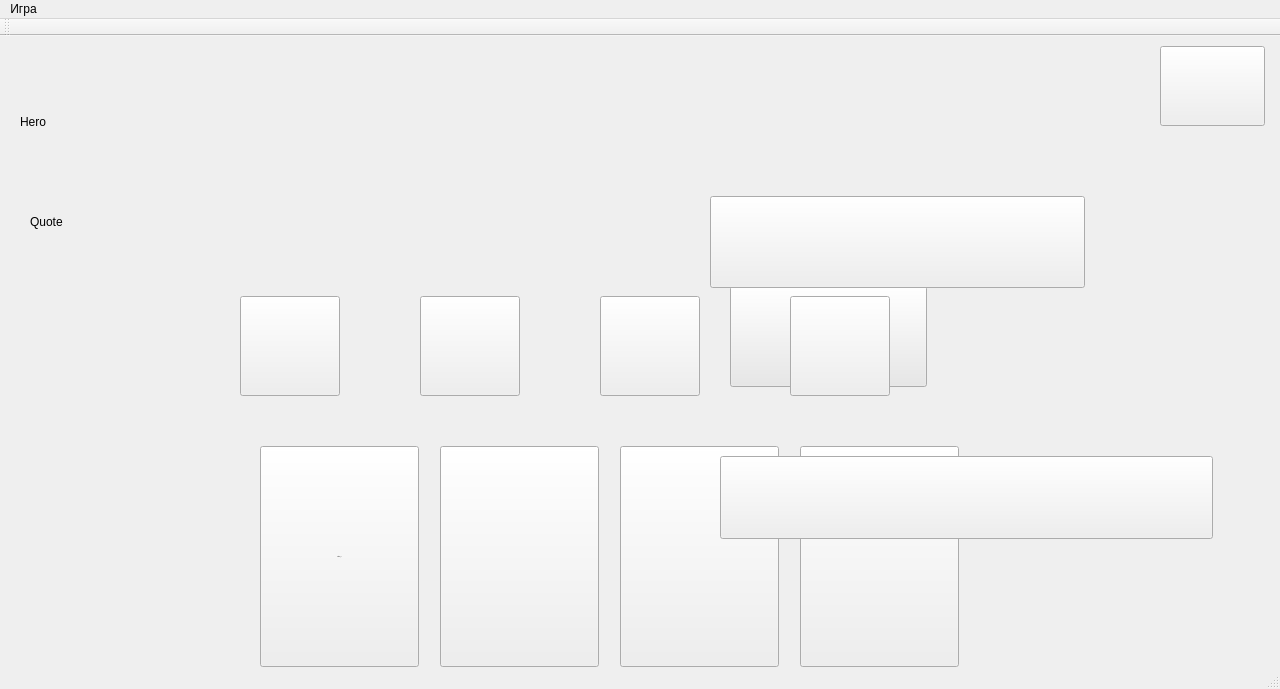
<?xml version="1.0" encoding="UTF-8"?>
<ui version="4.0">
 <class>MainWindow</class>
 <widget class="QMainWindow" name="MainWindow">
  <property name="geometry">
   <rect>
    <x>0</x>
    <y>0</y>
    <width>1280</width>
    <height>689</height>
   </rect>
  </property>
  <property name="minimumSize">
   <size>
    <width>600</width>
    <height>400</height>
   </size>
  </property>
  <property name="windowTitle">
   <string>K-A-A</string>
  </property>
  <property name="windowIcon">
   <iconset resource="resourse.qrc">
    <normaloff>:/boa/resourse/udaf.png</normaloff>:/boa/resourse/udaf.png</iconset>
  </property>
  <property name="windowOpacity">
   <double>1.000000000000000</double>
  </property>
  <property name="accessibleName">
   <string>KAA</string>
  </property>
  <property name="autoFillBackground">
   <bool>false</bool>
  </property>
  <property name="styleSheet">
   <string notr="true">background-image: url(:/menu/resourse/bg.jpg);</string>
  </property>
  <widget class="QWidget" name="centralWidget">
   <widget class="QPushButton" name="menu">
    <property name="geometry">
     <rect>
      <x>1160</x>
      <y>10</y>
      <width>105</width>
      <height>80</height>
     </rect>
    </property>
    <property name="minimumSize">
     <size>
      <width>105</width>
      <height>80</height>
     </size>
    </property>
    <property name="contextMenuPolicy">
     <enum>Qt::DefaultContextMenu</enum>
    </property>
    <property name="autoFillBackground">
     <bool>false</bool>
    </property>
    <property name="styleSheet">
     <string notr="true"/>
    </property>
    <property name="text">
     <string/>
    </property>
    <property name="icon">
     <iconset resource="resourse.qrc">
      <normaloff>:/menu/resourse/b_menu.png</normaloff>:/menu/resourse/b_menu.png</iconset>
    </property>
    <property name="iconSize">
     <size>
      <width>105</width>
      <height>80</height>
     </size>
    </property>
   </widget>
   <widget class="QLabel" name="heart_1">
    <property name="geometry">
     <rect>
      <x>950</x>
      <y>110</y>
      <width>121</width>
      <height>101</height>
     </rect>
    </property>
    <property name="text">
     <string/>
    </property>
    <property name="pixmap">
     <pixmap resource="resourse.qrc">:/menu/resourse/hrt.png</pixmap>
    </property>
   </widget>
   <widget class="QLabel" name="heart_2">
    <property name="geometry">
     <rect>
      <x>1070</x>
      <y>110</y>
      <width>99</width>
      <height>103</height>
     </rect>
    </property>
    <property name="text">
     <string/>
    </property>
    <property name="pixmap">
     <pixmap resource="resourse.qrc">:/menu/resourse/hrt1.png</pixmap>
    </property>
   </widget>
   <widget class="QLabel" name="heart_3">
    <property name="geometry">
     <rect>
      <x>1170</x>
      <y>110</y>
      <width>89</width>
      <height>90</height>
     </rect>
    </property>
    <property name="text">
     <string/>
    </property>
    <property name="pixmap">
     <pixmap resource="resourse.qrc">:/menu/resourse/hrt3.png</pixmap>
    </property>
   </widget>
   <widget class="QLabel" name="ans_1">
    <property name="geometry">
     <rect>
      <x>260</x>
      <y>360</y>
      <width>73</width>
      <height>75</height>
     </rect>
    </property>
    <property name="text">
     <string/>
    </property>
    <property name="pixmap">
     <pixmap resource="resourse.qrc">:/menu/resourse/numero1.png</pixmap>
    </property>
   </widget>
   <widget class="QLabel" name="ans_2">
    <property name="geometry">
     <rect>
      <x>440</x>
      <y>350</y>
      <width>101</width>
      <height>75</height>
     </rect>
    </property>
    <property name="text">
     <string/>
    </property>
    <property name="pixmap">
     <pixmap resource="resourse.qrc">:/menu/resourse/numero2.png</pixmap>
    </property>
   </widget>
   <widget class="QLabel" name="ans_3">
    <property name="geometry">
     <rect>
      <x>620</x>
      <y>350</y>
      <width>91</width>
      <height>75</height>
     </rect>
    </property>
    <property name="text">
     <string/>
    </property>
    <property name="pixmap">
     <pixmap resource="resourse.qrc">:/menu/resourse/numero3.png</pixmap>
    </property>
   </widget>
   <widget class="QLabel" name="ans_4">
    <property name="geometry">
     <rect>
      <x>800</x>
      <y>350</y>
      <width>73</width>
      <height>75</height>
     </rect>
    </property>
    <property name="text">
     <string/>
    </property>
    <property name="pixmap">
     <pixmap resource="resourse.qrc">:/menu/resourse/numero4.png</pixmap>
    </property>
   </widget>
   <widget class="QPushButton" name="butt_1">
    <property name="geometry">
     <rect>
      <x>260</x>
      <y>410</y>
      <width>159</width>
      <height>221</height>
     </rect>
    </property>
    <property name="font">
     <font>
      <pointsize>1</pointsize>
     </font>
    </property>
    <property name="text">
     <string>button_1</string>
    </property>
    <property name="iconSize">
     <size>
      <width>159</width>
      <height>221</height>
     </size>
    </property>
   </widget>
   <widget class="QPushButton" name="butt_2">
    <property name="geometry">
     <rect>
      <x>440</x>
      <y>410</y>
      <width>159</width>
      <height>221</height>
     </rect>
    </property>
    <property name="palette">
     <palette>
      <active>
       <colorrole role="ButtonText">
        <brush brushstyle="SolidPattern">
         <color alpha="0">
          <red>0</red>
          <green>0</green>
          <blue>0</blue>
         </color>
        </brush>
       </colorrole>
      </active>
      <inactive>
       <colorrole role="ButtonText">
        <brush brushstyle="SolidPattern">
         <color alpha="0">
          <red>0</red>
          <green>0</green>
          <blue>0</blue>
         </color>
        </brush>
       </colorrole>
      </inactive>
      <disabled>
       <colorrole role="ButtonText">
        <brush brushstyle="SolidPattern">
         <color alpha="255">
          <red>148</red>
          <green>148</green>
          <blue>148</blue>
         </color>
        </brush>
       </colorrole>
      </disabled>
     </palette>
    </property>
    <property name="font">
     <font>
      <pointsize>1</pointsize>
     </font>
    </property>
    <property name="text">
     <string>button_2</string>
    </property>
   </widget>
   <widget class="QPushButton" name="butt_3">
    <property name="geometry">
     <rect>
      <x>620</x>
      <y>410</y>
      <width>159</width>
      <height>221</height>
     </rect>
    </property>
    <property name="palette">
     <palette>
      <active>
       <colorrole role="ButtonText">
        <brush brushstyle="SolidPattern">
         <color alpha="0">
          <red>0</red>
          <green>0</green>
          <blue>0</blue>
         </color>
        </brush>
       </colorrole>
      </active>
      <inactive>
       <colorrole role="ButtonText">
        <brush brushstyle="SolidPattern">
         <color alpha="0">
          <red>0</red>
          <green>0</green>
          <blue>0</blue>
         </color>
        </brush>
       </colorrole>
      </inactive>
      <disabled>
       <colorrole role="ButtonText">
        <brush brushstyle="SolidPattern">
         <color alpha="255">
          <red>148</red>
          <green>148</green>
          <blue>148</blue>
         </color>
        </brush>
       </colorrole>
      </disabled>
     </palette>
    </property>
    <property name="font">
     <font>
      <pointsize>1</pointsize>
     </font>
    </property>
    <property name="text">
     <string>button_3</string>
    </property>
   </widget>
   <widget class="QPushButton" name="butt_4">
    <property name="geometry">
     <rect>
      <x>800</x>
      <y>410</y>
      <width>159</width>
      <height>221</height>
     </rect>
    </property>
    <property name="palette">
     <palette>
      <active>
       <colorrole role="ButtonText">
        <brush brushstyle="SolidPattern">
         <color alpha="0">
          <red>0</red>
          <green>0</green>
          <blue>0</blue>
         </color>
        </brush>
       </colorrole>
      </active>
      <inactive>
       <colorrole role="ButtonText">
        <brush brushstyle="SolidPattern">
         <color alpha="0">
          <red>0</red>
          <green>0</green>
          <blue>0</blue>
         </color>
        </brush>
       </colorrole>
      </inactive>
      <disabled>
       <colorrole role="ButtonText">
        <brush brushstyle="SolidPattern">
         <color alpha="255">
          <red>148</red>
          <green>148</green>
          <blue>148</blue>
         </color>
        </brush>
       </colorrole>
      </disabled>
     </palette>
    </property>
    <property name="font">
     <font>
      <pointsize>1</pointsize>
     </font>
    </property>
    <property name="text">
     <string>button_4</string>
    </property>
   </widget>
   <widget class="QLabel" name="tail">
    <property name="geometry">
     <rect>
      <x>180</x>
      <y>290</y>
      <width>579</width>
      <height>49</height>
     </rect>
    </property>
    <property name="text">
     <string/>
    </property>
    <property name="pixmap">
     <pixmap resource="resourse.qrc">:/boa/resourse/udaf1.png</pixmap>
    </property>
   </widget>
   <widget class="QLabel" name="hero">
    <property name="geometry">
     <rect>
      <x>20</x>
      <y>40</y>
      <width>91</width>
      <height>91</height>
     </rect>
    </property>
    <property name="text">
     <string>Hero</string>
    </property>
   </widget>
   <widget class="QLabel" name="quote">
    <property name="geometry">
     <rect>
      <x>30</x>
      <y>150</y>
      <width>221</width>
      <height>71</height>
     </rect>
    </property>
    <property name="text">
     <string>Quote</string>
    </property>
   </widget>
   <widget class="QLabel" name="quizz">
    <property name="geometry">
     <rect>
      <x>250</x>
      <y>0</y>
      <width>501</width>
      <height>297</height>
     </rect>
    </property>
    <property name="text">
     <string/>
    </property>
   </widget>
   <widget class="QLabel" name="level">
    <property name="geometry">
     <rect>
      <x>1040</x>
      <y>0</y>
      <width>111</width>
      <height>101</height>
     </rect>
    </property>
    <property name="text">
     <string/>
    </property>
   </widget>
   <widget class="QPushButton" name="head">
    <property name="geometry">
     <rect>
      <x>730</x>
      <y>250</y>
      <width>197</width>
      <height>101</height>
     </rect>
    </property>
    <property name="palette">
     <palette>
      <active>
       <colorrole role="Button">
        <brush brushstyle="SolidPattern">
         <color alpha="0">
          <red>232</red>
          <green>232</green>
          <blue>232</blue>
         </color>
        </brush>
       </colorrole>
      </active>
      <inactive>
       <colorrole role="Button">
        <brush brushstyle="SolidPattern">
         <color alpha="0">
          <red>232</red>
          <green>232</green>
          <blue>232</blue>
         </color>
        </brush>
       </colorrole>
      </inactive>
      <disabled>
       <colorrole role="Button">
        <brush brushstyle="SolidPattern">
         <color alpha="0">
          <red>232</red>
          <green>232</green>
          <blue>232</blue>
         </color>
        </brush>
       </colorrole>
      </disabled>
     </palette>
    </property>
    <property name="text">
     <string/>
    </property>
    <property name="icon">
     <iconset resource="resourse.qrc">
      <normaloff>:/boa/resourse/udaf.png</normaloff>:/boa/resourse/udaf.png</iconset>
    </property>
    <property name="iconSize">
     <size>
      <width>197</width>
      <height>101</height>
     </size>
    </property>
   </widget>
   <widget class="QLabel" name="ans">
    <property name="geometry">
     <rect>
      <x>250</x>
      <y>0</y>
      <width>501</width>
      <height>297</height>
     </rect>
    </property>
    <property name="palette">
     <palette>
      <active>
       <colorrole role="Button">
        <brush brushstyle="SolidPattern">
         <color alpha="0">
          <red>232</red>
          <green>232</green>
          <blue>232</blue>
         </color>
        </brush>
       </colorrole>
      </active>
      <inactive>
       <colorrole role="Button">
        <brush brushstyle="SolidPattern">
         <color alpha="0">
          <red>232</red>
          <green>232</green>
          <blue>232</blue>
         </color>
        </brush>
       </colorrole>
      </inactive>
      <disabled>
       <colorrole role="Button">
        <brush brushstyle="SolidPattern">
         <color alpha="0">
          <red>232</red>
          <green>232</green>
          <blue>232</blue>
         </color>
        </brush>
       </colorrole>
      </disabled>
     </palette>
    </property>
    <property name="autoFillBackground">
     <bool>false</bool>
    </property>
    <property name="text">
     <string/>
    </property>
    <property name="alignment">
     <set>Qt::AlignCenter</set>
    </property>
   </widget>
   <widget class="QLabel" name="med">
    <property name="geometry">
     <rect>
      <x>720</x>
      <y>281</y>
      <width>41</width>
      <height>41</height>
     </rect>
    </property>
    <property name="palette">
     <palette>
      <active/>
      <inactive/>
      <disabled/>
     </palette>
    </property>
    <property name="text">
     <string/>
    </property>
    <property name="pixmap">
     <pixmap resource="resourse.qrc">:/boa/med.png</pixmap>
    </property>
   </widget>
   <widget class="QLabel" name="logo">
    <property name="geometry">
     <rect>
      <x>80</x>
      <y>50</y>
      <width>551</width>
      <height>551</height>
     </rect>
    </property>
    <property name="text">
     <string/>
    </property>
    <property name="pixmap">
     <pixmap resource="resourse.qrc">:/menu/resourse/logo.png</pixmap>
    </property>
   </widget>
   <widget class="QPushButton" name="go_away">
    <property name="geometry">
     <rect>
      <x>710</x>
      <y>160</y>
      <width>375</width>
      <height>92</height>
     </rect>
    </property>
    <property name="text">
     <string/>
    </property>
    <property name="icon">
     <iconset resource="resourse.qrc">
      <normaloff>:/menu/resourse/go_away.png</normaloff>:/menu/resourse/go_away.png</iconset>
    </property>
    <property name="iconSize">
     <size>
      <width>375</width>
      <height>92</height>
     </size>
    </property>
   </widget>
   <widget class="QPushButton" name="new_game_but">
    <property name="geometry">
     <rect>
      <x>720</x>
      <y>420</y>
      <width>493</width>
      <height>83</height>
     </rect>
    </property>
    <property name="text">
     <string/>
    </property>
    <property name="icon">
     <iconset resource="resourse.qrc">
      <normaloff>:/menu/resourse/new_game.png</normaloff>:/menu/resourse/new_game.png</iconset>
    </property>
    <property name="iconSize">
     <size>
      <width>493</width>
      <height>83</height>
     </size>
    </property>
   </widget>
   <widget class="QPushButton" name="lvl_0">
    <property name="geometry">
     <rect>
      <x>240</x>
      <y>260</y>
      <width>100</width>
      <height>100</height>
     </rect>
    </property>
    <property name="palette">
     <palette>
      <active>
       <colorrole role="ButtonText">
        <brush brushstyle="SolidPattern">
         <color alpha="0">
          <red>0</red>
          <green>0</green>
          <blue>0</blue>
         </color>
        </brush>
       </colorrole>
      </active>
      <inactive>
       <colorrole role="ButtonText">
        <brush brushstyle="SolidPattern">
         <color alpha="0">
          <red>0</red>
          <green>0</green>
          <blue>0</blue>
         </color>
        </brush>
       </colorrole>
      </inactive>
      <disabled>
       <colorrole role="ButtonText">
        <brush brushstyle="SolidPattern">
         <color alpha="255">
          <red>148</red>
          <green>148</green>
          <blue>148</blue>
         </color>
        </brush>
       </colorrole>
      </disabled>
     </palette>
    </property>
    <property name="font">
     <font>
      <pointsize>1</pointsize>
     </font>
    </property>
    <property name="text">
     <string>0</string>
    </property>
    <property name="icon">
     <iconset resource="resourse.qrc">
      <normaloff>:/menu/0.png</normaloff>:/menu/0.png</iconset>
    </property>
    <property name="iconSize">
     <size>
      <width>100</width>
      <height>100</height>
     </size>
    </property>
   </widget>
   <widget class="QPushButton" name="lvl_1">
    <property name="geometry">
     <rect>
      <x>420</x>
      <y>260</y>
      <width>100</width>
      <height>100</height>
     </rect>
    </property>
    <property name="palette">
     <palette>
      <active>
       <colorrole role="ButtonText">
        <brush brushstyle="SolidPattern">
         <color alpha="0">
          <red>0</red>
          <green>0</green>
          <blue>0</blue>
         </color>
        </brush>
       </colorrole>
      </active>
      <inactive>
       <colorrole role="ButtonText">
        <brush brushstyle="SolidPattern">
         <color alpha="0">
          <red>0</red>
          <green>0</green>
          <blue>0</blue>
         </color>
        </brush>
       </colorrole>
      </inactive>
      <disabled>
       <colorrole role="ButtonText">
        <brush brushstyle="SolidPattern">
         <color alpha="255">
          <red>148</red>
          <green>148</green>
          <blue>148</blue>
         </color>
        </brush>
       </colorrole>
      </disabled>
     </palette>
    </property>
    <property name="font">
     <font>
      <pointsize>1</pointsize>
     </font>
    </property>
    <property name="text">
     <string>1</string>
    </property>
    <property name="icon">
     <iconset resource="resourse.qrc">
      <normaloff>:/menu/1.png</normaloff>:/menu/1.png</iconset>
    </property>
    <property name="iconSize">
     <size>
      <width>100</width>
      <height>100</height>
     </size>
    </property>
   </widget>
   <widget class="QPushButton" name="lvl_2">
    <property name="geometry">
     <rect>
      <x>600</x>
      <y>260</y>
      <width>100</width>
      <height>100</height>
     </rect>
    </property>
    <property name="palette">
     <palette>
      <active>
       <colorrole role="ButtonText">
        <brush brushstyle="SolidPattern">
         <color alpha="0">
          <red>0</red>
          <green>0</green>
          <blue>0</blue>
         </color>
        </brush>
       </colorrole>
      </active>
      <inactive>
       <colorrole role="ButtonText">
        <brush brushstyle="SolidPattern">
         <color alpha="0">
          <red>0</red>
          <green>0</green>
          <blue>0</blue>
         </color>
        </brush>
       </colorrole>
      </inactive>
      <disabled>
       <colorrole role="ButtonText">
        <brush brushstyle="SolidPattern">
         <color alpha="255">
          <red>148</red>
          <green>148</green>
          <blue>148</blue>
         </color>
        </brush>
       </colorrole>
      </disabled>
     </palette>
    </property>
    <property name="font">
     <font>
      <pointsize>1</pointsize>
     </font>
    </property>
    <property name="text">
     <string>2</string>
    </property>
    <property name="icon">
     <iconset resource="resourse.qrc">
      <normaloff>:/menu/2.png</normaloff>:/menu/2.png</iconset>
    </property>
    <property name="iconSize">
     <size>
      <width>100</width>
      <height>100</height>
     </size>
    </property>
   </widget>
   <widget class="QPushButton" name="lvl_3">
    <property name="geometry">
     <rect>
      <x>790</x>
      <y>260</y>
      <width>100</width>
      <height>100</height>
     </rect>
    </property>
    <property name="palette">
     <palette>
      <active>
       <colorrole role="ButtonText">
        <brush brushstyle="SolidPattern">
         <color alpha="0">
          <red>0</red>
          <green>0</green>
          <blue>0</blue>
         </color>
        </brush>
       </colorrole>
      </active>
      <inactive>
       <colorrole role="ButtonText">
        <brush brushstyle="SolidPattern">
         <color alpha="0">
          <red>0</red>
          <green>0</green>
          <blue>0</blue>
         </color>
        </brush>
       </colorrole>
      </inactive>
      <disabled>
       <colorrole role="ButtonText">
        <brush brushstyle="SolidPattern">
         <color alpha="255">
          <red>148</red>
          <green>148</green>
          <blue>148</blue>
         </color>
        </brush>
       </colorrole>
      </disabled>
     </palette>
    </property>
    <property name="font">
     <font>
      <pointsize>1</pointsize>
     </font>
    </property>
    <property name="text">
     <string>3</string>
    </property>
    <property name="icon">
     <iconset resource="resourse.qrc">
      <normaloff>:/menu/3.png</normaloff>:/menu/3.png</iconset>
    </property>
    <property name="iconSize">
     <size>
      <width>100</width>
      <height>100</height>
     </size>
    </property>
   </widget>
   <zorder>menu</zorder>
   <zorder>heart_1</zorder>
   <zorder>heart_2</zorder>
   <zorder>heart_3</zorder>
   <zorder>ans_1</zorder>
   <zorder>ans_2</zorder>
   <zorder>ans_3</zorder>
   <zorder>ans_4</zorder>
   <zorder>butt_1</zorder>
   <zorder>butt_2</zorder>
   <zorder>butt_3</zorder>
   <zorder>butt_4</zorder>
   <zorder>tail</zorder>
   <zorder>hero</zorder>
   <zorder>quote</zorder>
   <zorder>level</zorder>
   <zorder>quizz</zorder>
   <zorder>head</zorder>
   <zorder>ans</zorder>
   <zorder>med</zorder>
   <zorder>logo</zorder>
   <zorder>go_away</zorder>
   <zorder>new_game_but</zorder>
   <zorder>lvl_0</zorder>
   <zorder>lvl_1</zorder>
   <zorder>lvl_2</zorder>
   <zorder>lvl_3</zorder>
  </widget>
  <widget class="QMenuBar" name="menuBar">
   <property name="geometry">
    <rect>
     <x>0</x>
     <y>0</y>
     <width>1280</width>
     <height>22</height>
    </rect>
   </property>
   <widget class="QMenu" name="menu_2">
    <property name="title">
     <string>Игра</string>
    </property>
    <addaction name="new_game"/>
    <addaction name="see_lvl"/>
   </widget>
   <addaction name="menu_2"/>
  </widget>
  <widget class="QToolBar" name="mainToolBar">
   <attribute name="toolBarArea">
    <enum>TopToolBarArea</enum>
   </attribute>
   <attribute name="toolBarBreak">
    <bool>false</bool>
   </attribute>
  </widget>
  <widget class="QStatusBar" name="statusBar"/>
  <action name="new_game">
   <property name="text">
    <string>Новая игра</string>
   </property>
  </action>
  <action name="see_lvl">
   <property name="text">
    <string>Уровни</string>
   </property>
  </action>
 </widget>
 <layoutdefault spacing="6" margin="11"/>
 <resources>
  <include location="resourse.qrc"/>
 </resources>
 <connections/>
</ui>
